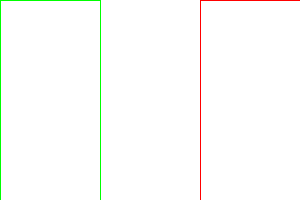
Frame 1 (no input)
Frame 2 (the mouse pressed at the canvas centre, redrawn once): identical to frame 1, image omitted

The Processing sketch that drew this single still picture (run headless with seeded random() and noise(); the mouse was pressed at the canvas centre and the sketch redrawn once):

// Processing sketch: sketch_015_Italia_Outlint
// ── sketch_015_Italia_Outlint.pde
void setup() {
  size(300, 200);
  noLoop();
}

void draw() {
  background(#FFFFFF);
  stroke(#00FF00);
  rect(0, 0, 100, 200);
  stroke(#FF0000);
  rect(200, 0, 100, 200);
}
